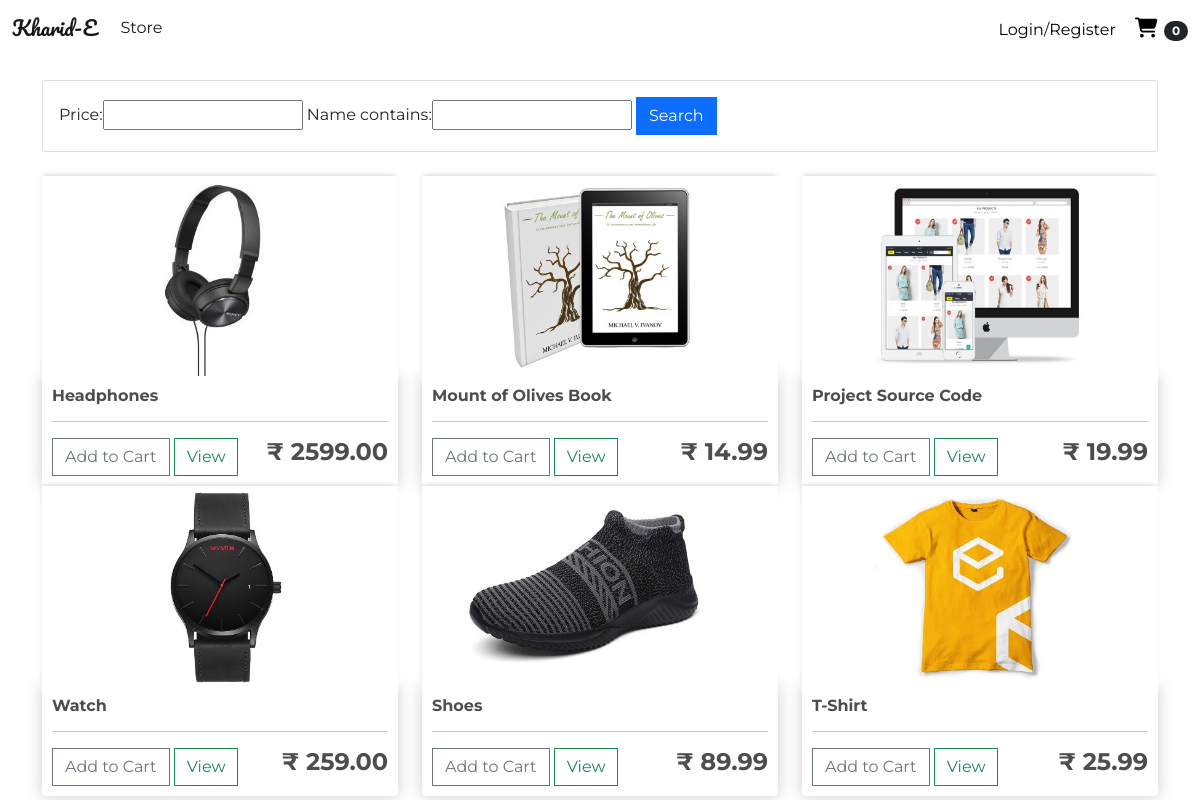
The page / on the database its author committed.
### store/models.py (models this page shows, shortened)
class Product(models.Model):
	name = models.CharField(max_length=200)
	description = models.TextField(null=True, blank=True)
	color = models.CharField(max_length=200, null=True, blank=True)
	model = models.CharField(max_length=200, null=True, blank=True)
	price = models.FloatField()
	digital = models.BooleanField(default=False, null=True, blank=True)
	image = models.ImageField(null=True, blank=True)
	category = models.ForeignKey(Category, on_delete=models.SET_NULL, blank=True, null=True)
	@property
	def imageURL(self):
		try:
			url=self.image.url
		except:
			url=''
		return url

### store/views.py (the view)
# urls.py: path('', include('store.urls')),
def store(request):
	data = cartData(request)
	cartItems = data['cartItems']
	order = data['order']
	items = data['items']
	products = models.Product.objects.all()
	myFilter = filters.ProductFilter(request.GET, queryset=products)
	products = myFilter.qs
	context = {
		'products': products,
		'cartItems': cartItems,
		'myFilter': myFilter,
	}
	return render(request,'store/store.html',context)

### store/utils.py (called while the page is built, shortened)
def cookieCart(request):
	try:
		cart=json.loads(request.COOKIES['cart'])
	except:
		cart={}
	print(cart)
	items = []
	order = {'get_cart_total': 0, 'get_cart_items': 0, 'shipping': False}
	cartItems = order['get_cart_items']
	return {'cartItems':cartItems ,'order':order, 'items':items}

def cartData(request):
	if request.user.is_authenticated:
		customer = request.user.customer
		order, created = models.Order.objects.get_or_create(customer=customer, complete=False)
		items = order.orderitem_set.all()
		cartItems = order.get_cart_items
	else:
		cookieData = cookieCart(request)
		cartItems = cookieData['cartItems']
		order = cookieData['order']
		items = cookieData['items']
	return {'cartItems':cartItems ,'order':order, 'items':items}

### templates/store/store.html (shortened to what this page needs)
{% extends 'main.html' %}
{% load static %}
{% load crispy_forms_tags %}
{% block content %}
<div class="row">
	<div class="col">
		<div class="card card-body">
			<form method="GET">
				{{myFilter.form}}
				<button class="btn btn-primary" type="submit">Search</button>
			</form>
		</div>
	</div>
</div>
<br>
<div class="row">
	{% for product in products %}
	<div class="col-lg-4">
		<img class="thumbnail" src="{{product.imageURL}}">
		<div class="box-element product">
			<h6><strong>{{product.name}}</strong></h6>
			<hr>
			<button  data-product="{{ product.id }}" data-action="add" class="btn btn-outline-secondary add-btn update-cart">Add to Cart</button>
			<a class="btn btn-outline-success" href="{% url 'viewProduct' product.id %}">View</a>
			<h4 style="display: inline-block; float: right"><strong>&#8377; {{product.price|floatformat:2}}</strong></h4>
		</div>
	</div>
	{% endfor %}
</div>
{% endblock %}

### templates/main.html (shortened to what this page needs)
{% load static %}
<!DOCTYPE html>
<html>
<head>
	<link rel="stylesheet" type="text/css" href="{% static 'css/main.css' %}">
	<link href="https://cdn.jsdelivr.net/npm/bootstrap@5.0.0-beta2/dist/css/bootstrap.min.css" rel="stylesheet">
	<link rel="stylesheet" href="https://cdnjs.cloudflare.com/ajax/libs/font-awesome/5.15.3/css/all.min.css" />
</head>
<body>
	<nav class="navbar navbar-expand-lg navbar-light">
		<div class="container-fluid">
			<a class="navbar-brand" id="logo" href="{% url 'store' %}">Kharid-E</a>
			<div class="collapse navbar-collapse" id="navbarSupportedContent">
				<ul class="navbar-nav me-auto mb-2 mb-lg-0">
					<li class="nav-item">
						<a class="nav-link active" aria-current="page" href="{% url 'store' %}">Store</a>
					</li>
				</ul>
				<div class="form-inline my-2 my-lg-0">
					{% if request.user.is_authenticated %}
					<div class="btn-group dropstart">
						<button type="button" class="dropdown-toggle mr-20" data-bs-toggle="dropdown" aria-expanded="false">
							<i class="fas fa-user"></i>
						</button>
						<ul class="dropdown-menu">
							<li><a class="dropdown-item" href="{% url 'profile' %}">Profile</a></li>
							<li><a class="dropdown-item" href="{% url 'orders' %}">Orders</a></li>
							<li><hr class="dropdown-divider"></li>
							<li><a class="dropdown-item" id="logoutBtn" href="{% url 'logout' %}">Logout</a></li>
						</ul>
					</div>
					{% else %}
					<a class="auth_link" href="{% url 'login' %}" >Login</a>/<a class="auth_link" href="{% url 'register' %}" >Register</a>
					{% endif %}
					<a id="cart-icon" href="{% url 'cart' %}">
						<i class="fas fa-shopping-cart"></i>
					</a>
					<span class="badge rounded-pill bg-dark">{{cartItems}}</span>
				</div>
			</div>
		</div>
	</nav>
	<div class="container">
		<br>
		{% block content %} {% endblock %}
	</div>
</body>
</html>

### static/css/main.css (style rules this page uses)
* { font-family: 'Montserrat', sans-serif; }
body { background-color: hsl(0, 0%, 98%); }
h1,h2,h3,h4,h5,h6 { color:hsl(0, 0%, 30%); }
.btn { border-radius: 0px; }
.box-element { box-shadow:hsl(0, 0%, 80%) 0 0 16px; background-color: #fff; border-radius: 4px; padding: 10px; }
.thumbnail { width: 100%; height: 200px; -webkit-box-shadow: -1px -3px 5px -2px rgba(214,214,214,1); -moz-box-shadow: -1px -3px 5px -2px rgba(214,214,214,1); box-shadow: -1px -3px 5px -2px rgba(214,214,214,1); }
.product { border-radius: 0 0 4px 4px; }
.bg-dark { background-color: #4f868c!important; }
#cart-icon { width:25px; display: inline-block; margin-left: 15px; }
.col-lg-4, .col-lg-6, .col-lg-8, .col-lg-12 { margin-top: 10px; }
.btn { border-radius: 0; }

### templates/main.html (style rules this page uses)
.btn { border-radius: 0px; }
#cart-icon { color: black; font-size: 20px; }
.auth_link { color: black; text-decoration: none; }
#logo { font-family: 'Pacifico', cursive; }
a { text-decoration: none; color: black; }
.form-control, .btn { min-height: 38px; border-radius: 0px; }

### rows shown on the page
Product: imageURL (picture), name "Headphones", price "2599.00"
Product: imageURL (picture), name "Mount of Olives Book", price "14.99"
Product: imageURL (picture), name "Project Source Code", price "19.99"
Product: imageURL (picture), name "Watch", price "259.00"
Product: imageURL (picture), name "Shoes", price "89.99"
Product: imageURL (picture), name "T-Shirt", price "25.99"

### other values the page prints
{{ cartItems }} "0"
